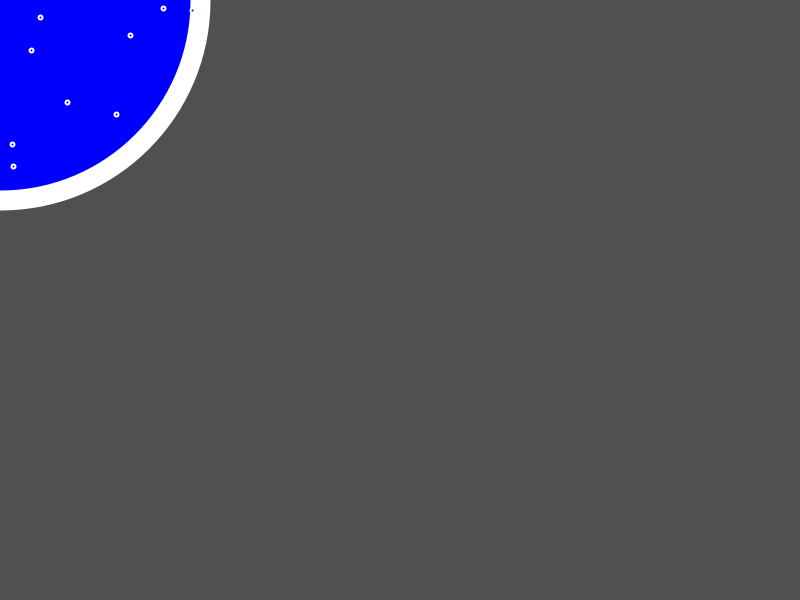
Frame 1 (no input)
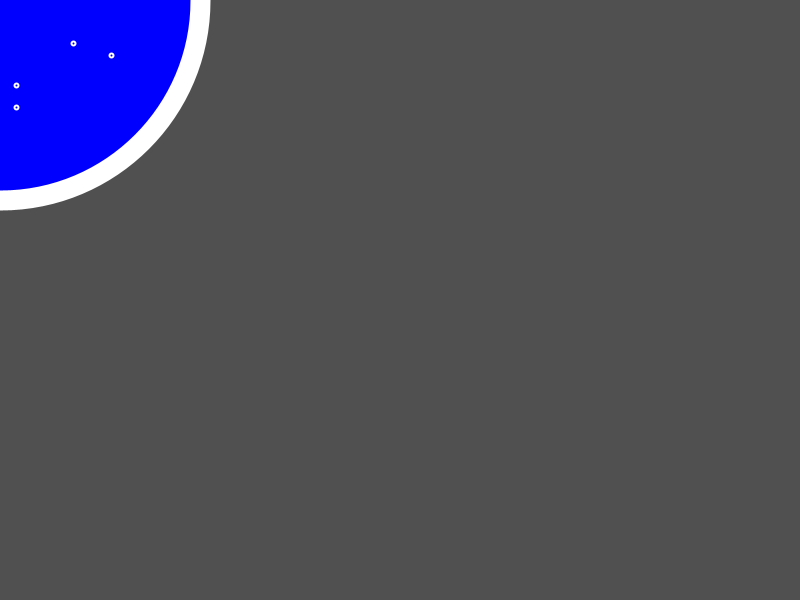
Frame 60 (the mouse pressed at the canvas centre just before this capture)
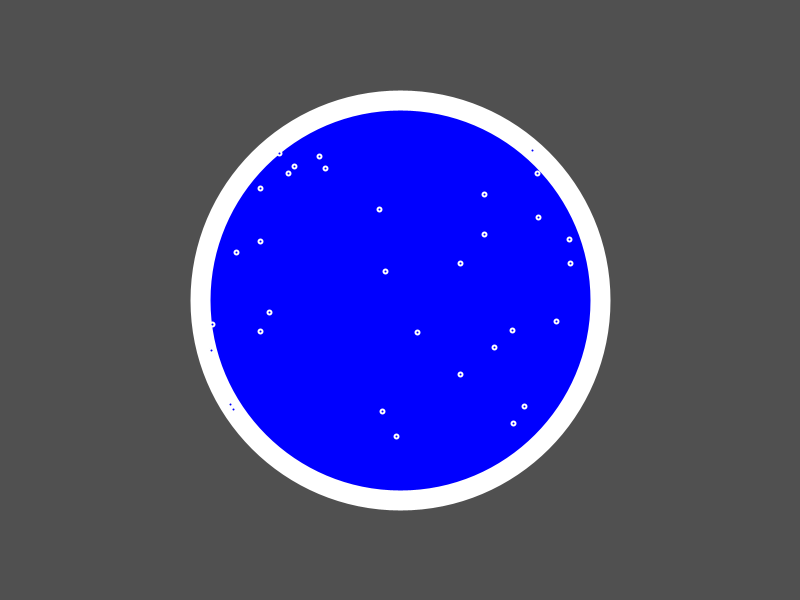
Frame 120 (the mouse held since frame 60 and released just before this capture)

The Processing sketch that drew these frames (run headless with seeded random() and noise(); from frame 60 on, the mouse is pressed at the canvas centre):

// Processing sketch: processing_166922
// ── processing_166922.pde

float[] xCoords = new float[100];
float[] yCoords = new float[100];
 
void setup(){
size(800,600);
for(int i = 0; i < 100; i++){
xCoords[i] = random(width);
yCoords[i] = random(height);
}
}

void draw(){
  background(80);
  stroke(255);
  strokeWeight(20);
  fill(0,0,255);
  ellipse(mouseX,mouseY,400,400);
  
  strokeWeight(2);
  for (int i = 0; i < 100; i++){
    xCoords[i] += random(-1,1);
    yCoords[i] -= 1;
    
    if (yCoords[i] < 0) yCoords[i] += height;
    
    if(dist(mouseX,mouseY, xCoords[i], yCoords[i]) < 200){
//      noFill(0);
      ellipse(xCoords[i], yCoords[i], 4, 4);
    }
}
}
